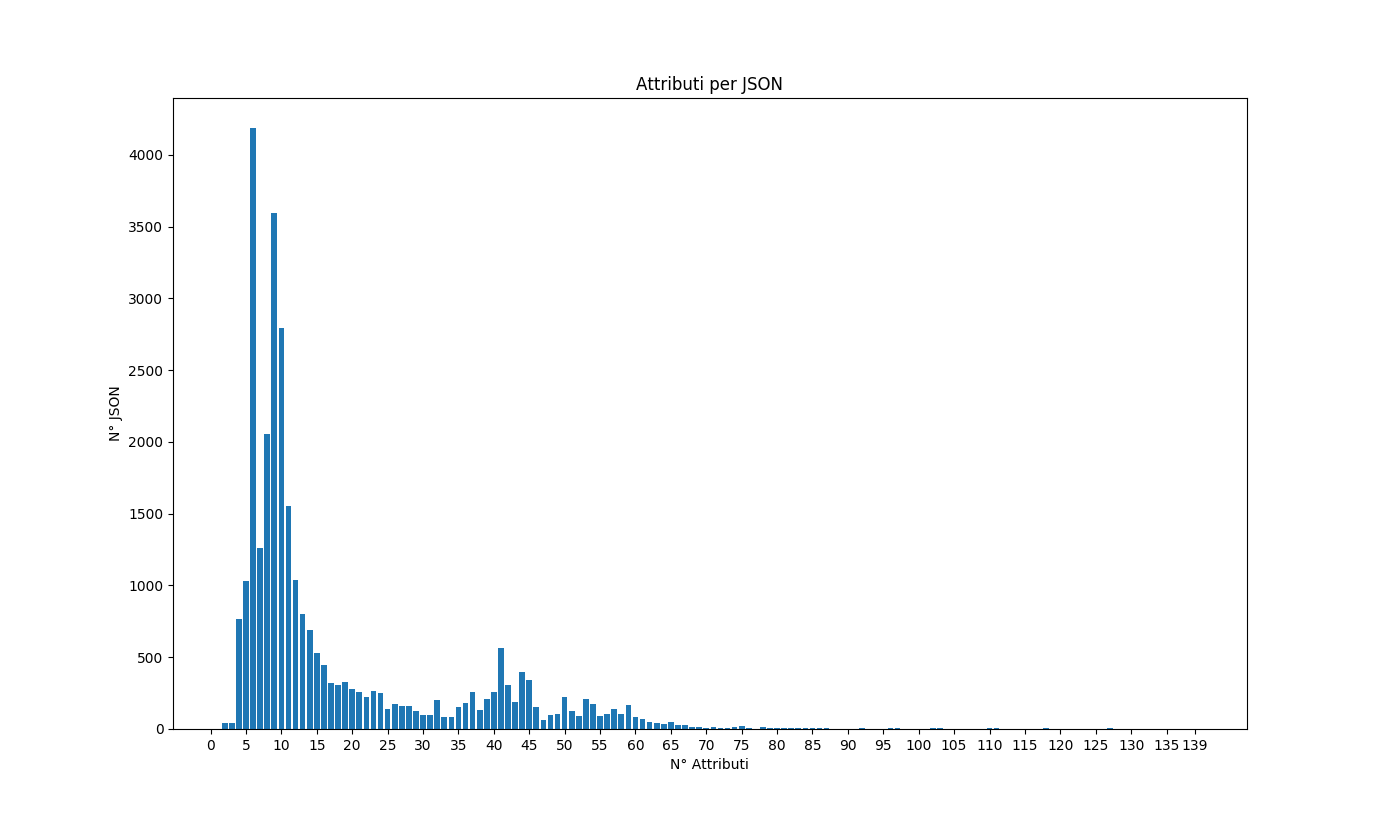

Python code for this plot:
import matplotlib.pyplot as plt
import os
import json

#"c:\\Users\\Simone\\Desktop\\università\\AGIW\\Progetto_2\\2013_camera_dataset" #PER WINDOWS
myPath = "/Users/roberto/Desktop/Grafici/2013_camera_dataset"   #PER LINUX
index_distance= 5 #distanza tra due pedici
numAttrib2numJson = {}

for filename in os.listdir(myPath):
    #localPath = myPath + "\\" +filename #PER WINDOWS
    localPath = myPath + "/" +filename #PER LINUX
    for element in os.listdir(localPath):
        if element.endswith(".json"):
            #with open(localPath+"\\"+element) as myJson: #PER WINDOWS
            with open(localPath+"/"+element) as myJson:    #PER LINUX
                data = json.load(myJson)
                st = len(data)
                if numAttrib2numJson.get(st) == None:
                    numAttrib2numJson[st] = 1
                else:
                    numAttrib2numJson[st] += 1

print(numAttrib2numJson.items())

sortedDict = sorted(numAttrib2numJson.items())

asseX = []
asseY = []

for i in sortedDict:
    asseX.append(i[0])
    asseY.append(i[1])

bar_width = 0.8
plt.bar(asseX,asseY,width= bar_width)


x_ticks = [] 

for i in range(max(asseX)):
    if i % index_distance ==0:
        x_ticks.append(i)
if max(asseX)% index_distance != 0:
        x_ticks.append(max(asseX))
    
plt.xticks(x_ticks)


plt.xlabel('N° Attributi')
plt.ylabel('N° JSON')
plt.title('Attributi per JSON')

plt.show()
